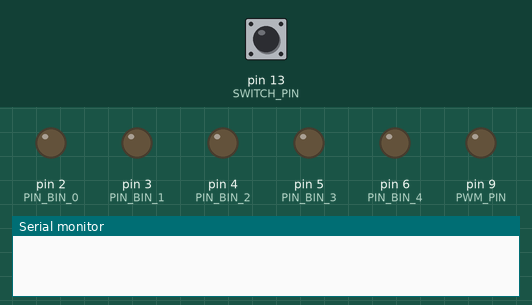
Recording of a sketch running on a simulated Arduino Uno, built with avr-gcc and run on an emulated ATmega328P. On the bench: output pins drawn as LEDs (lit = HIGH), the last lines printed to the serial monitor. The test bench sets the inputs (shaded band); at power-on: pin 13 (SWITCH_PIN) LOW. The local clock reads 2024-03-15 10:24:30 at power-on unless the sketch sets it.

Above: at 0.1 s.
At 4.2 s:
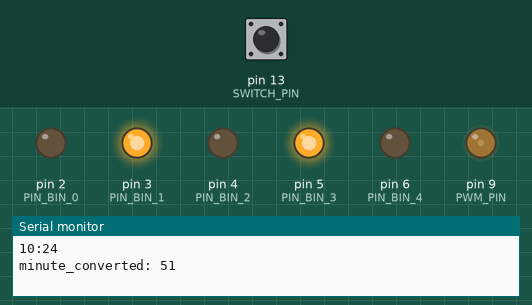
4.3 s: pin 13 (SWITCH_PIN) pulled HIGH for 3 s
At 8.0 s:
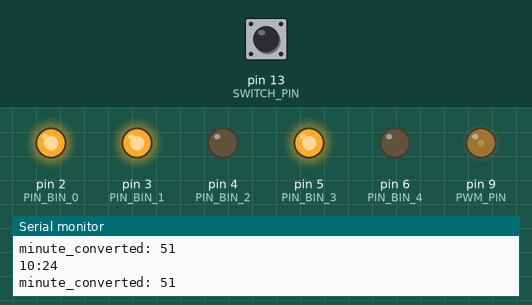
Timing chart, 0 to 32.5 s (numbered marks = the images above; inputs shaded):
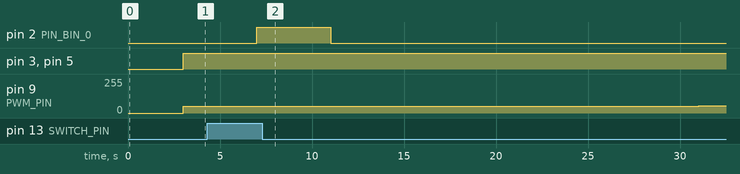

The sketch:

triplet_volt_clock.ino
```cpp
/*
 * Volt meter based clock
 * Designed around a Triplett PL 630
 *
 * Inspired by https://hackaday.io/project/194872-analog-meter-arduino-clock
 *
 * Minutes will be displayed on the voltmeter
 * Hours will be displayed in binary using 4 LEDs
 *
 * SPST will be used to toggle DST
 *
 * RTC DS3231 will be used for time keeping
 */

#include "Arduino.h"
#include "uRTCLib.h"

// uRTCLib rtc;
uRTCLib rtc(0x68);

char daysOfTheWeek[7][12] = {"Sunday", "Monday", "Tuesday", "Wednesday", "Thursday", "Friday", "Saturday"};

int PWM_PIN = 9;  //  PWM pin for minutes
int hourpin = 10; // PWM pin for hours
int minout = 0;
int hourout = 0;

const byte SWITCH_PIN = 13;  // Switch pin, must be pulled low with a 10K + resistor to GND

const float VOLTAGE_RANGE = 2.5;  // Voltage range of the multimeter (2.5V for Triplet)

int PIN_BIN_0 = 2;  //Binary LED LSB
int PIN_BIN_1 = 3;  //Binary LED
int PIN_BIN_2 = 4;  //Binary LED
int PIN_BIN_3 = 5;  //Binary LED
int PIN_BIN_4 = 6;  //Binary LED MSB

void setup_binary_LEDs(){
  /* Setup the outputs for the binary lights
   *  Will set the light state low
   *
   */

   pinMode(PIN_BIN_0, OUTPUT);
   digitalWrite(PIN_BIN_0, LOW);
   pinMode(PIN_BIN_1, OUTPUT);
   digitalWrite(PIN_BIN_1, LOW);
   pinMode(PIN_BIN_2, OUTPUT);
   digitalWrite(PIN_BIN_2, LOW);
   pinMode(PIN_BIN_3, OUTPUT);
   digitalWrite(PIN_BIN_3, LOW);
   pinMode(PIN_BIN_4, OUTPUT);
   digitalWrite(PIN_BIN_4, LOW);
}

void setRTC() {
  /*
   *  RTCLib::set(
   *  byte second,
   *  byte minute,
   *  byte hour (0-23:24-hr mode only),
   *  byte dayOfWeek (Sun = 1, Sat = 7),
   *  byte dayOfMonth (1-12),
   *  byte month,
   *  byte year)
   */
  rtc.set(0, 10, 12, 7, 23, 3, 2024);
}


void setMinutes(float minutes){
  /*
   *  Set the minutes on the volt meter
   *  Conveniently, the Triplett has a 2.5V full scale option
   *  So you don't have to got rogue and replace a resistor.  Win!
   *
   *  Analog output on the Uno is "faked" via PWM on digital IO pins
   *  at something like 500Hz
   *  Per Arduino reference for analogWrite()
   *  value: the duty cycle: between 0 (always off) and 255 (always on). Allowed data types: int.
   */

  //Error check - Minutes is 0-59 hours is 0-12
  if(minutes < 0 || minutes > 60){
    Serial.println("Error minutes out of range, Minutes: " + String(minutes));
    return;
  }

  int minute_converted = ((minutes+0.0001)/60.0) * 255 * VOLTAGE_RANGE/5;  //Scale to voltage range of meter
  analogWrite(PWM_PIN, minute_converted); //note, some multimeters may read this oddly depending on freqency.

  Serial.print("minute_converted: ");
  Serial.println(minute_converted);

}

void setHours(int hours){
  /*
   *  The hour value of the clock will be done via 4 LEDs as binary
   *  Left to right: MSB to LSB
   *
   *  A SPST swtich will be used to add an hour during daylight savings time
   *
   *
   */
   byte bit_hour = (byte)hours; //B10101; //(int)hours;
   byte mask = B00100;

   // add an hour if it is daylight savings
   if (digitalRead(SWITCH_PIN)==HIGH){
    hours = hours + 1;
    if (hours > 23) {
      hours = 0;
    }
    bit_hour = (byte)hours;
   }

   mask = B00001;
   if (mask & bit_hour){
    digitalWrite(PIN_BIN_0,HIGH);
   }
   else{
    digitalWrite(PIN_BIN_0,LOW);
   }
   mask = B00010;
   if (mask & bit_hour){
    digitalWrite(PIN_BIN_1,HIGH);
   }
   else{
    digitalWrite(PIN_BIN_1,LOW);
   }
   mask = B00100;
   if (mask & bit_hour){
    digitalWrite(PIN_BIN_2,HIGH);
   }
   else{
    digitalWrite(PIN_BIN_2,LOW);
   }
   mask = B01000;
   if (mask & bit_hour){
    digitalWrite(PIN_BIN_3,HIGH);
   }
   else{
    digitalWrite(PIN_BIN_3,LOW);
   }
   mask = B10000;
   if (mask & bit_hour){
    digitalWrite(PIN_BIN_4,HIGH);
   }
   else{
    digitalWrite(PIN_BIN_4,LOW);
   }


}
//void setDisplay(float minutes, float hours){
//  //Minutes is 0-59 hours is 0-12
//  if(minutes < 0 || minutes > 60){
//    Serial.println("Error minutes out of range, Minutes: " + String(minutes));
//    return;
//  }
//  if(hours < 0 || hours > 12){
//    Serial.println("Error hour out of range, Hours: " + String(hours));
//    hours = hours - 12;
//    //return;
//  }
//  int minute_converted = ((minutes+0.0001)/60.0) * 255;
//  int hour_converted = ((hours+0.0001)/12.0) * 255;
//  analogWrite(pin, minute_converted);
//  analogWrite(hourpin, hour_converted);
//
//  Serial.print("minute_converted: ");
//  Serial.print(minute_converted);
//  Serial.print("   hour_converted: ");
//  Serial.println(hour_converted);
//}

void setup() {

 Serial.begin(9600);
 delay(3000); // wait for console opening

 URTCLIB_WIRE.begin();

 // Setup the PWM_PIN
 pinMode(PWM_PIN, OUTPUT);

 // Setup the Switch Pin
 pinMode(SWITCH_PIN, INPUT);

 // Setup the LEDS
 setup_binary_LEDs();

 // Setup the RTC - only use this line initially, then comment out (unless need to reset clock)
 // setRTC();
 // Serial.println("Setup completed successfully");

}

void loop() {
  rtc.refresh();

  Serial.print(rtc.hour());
  Serial.print(':');
  Serial.print(rtc.minute());
  Serial.println();

  hourout = rtc.hour();
  minout = rtc.minute();

  setMinutes(minout);
  setHours(hourout);
  delay(4000);

}
```

Measured:
- after the input at 4.3 s, pin 2 (PIN_BIN_0): LOW → HIGH after 2.7 s, → LOW 4.0 s later
